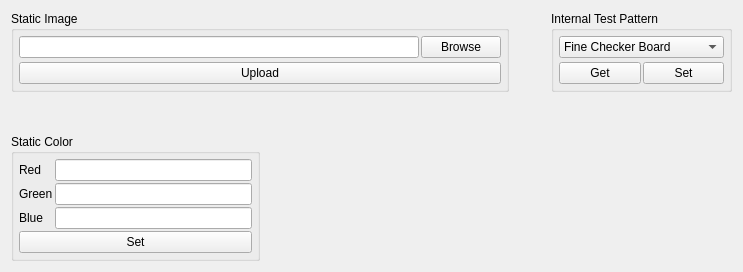
            <widget class="QWidget" name="tabTestPtn">
             <attribute name="title">
              <string>Static Image / Test Pattern</string>
             </attribute>
             <layout class="QGridLayout" name="gridLayout_6">
              <item row="0" column="0">
               <layout class="QGridLayout" name="gridLayout_5" columnstretch="2,0,2">
                <property name="spacing">
                 <number>2</number>
                </property>
                <item row="1" column="0">
                 <widget class="QGroupBox" name="staticImageGroup">
                  <property name="title">
                   <string>Static Image</string>
                  </property>
                  <layout class="QVBoxLayout" name="verticalLayout_8">
                   <property name="spacing">
                    <number>2</number>
                   </property>
                   <property name="leftMargin">
                    <number>5</number>
                   </property>
                   <property name="topMargin">
                    <number>5</number>
                   </property>
                   <property name="rightMargin">
                    <number>5</number>
                   </property>
                   <property name="bottomMargin">
                    <number>5</number>
                   </property>
                   <item>
                    <layout class="QHBoxLayout" name="horizontalLayout_16">
                     <property name="spacing">
                      <number>2</number>
                     </property>
                     <item>
                      <widget class="QLineEdit" name="staticImageFile">
                       <property name="minimumSize">
                        <size>
                         <width>400</width>
                         <height>0</height>
                        </size>
                       </property>
                       <property name="toolTip">
                        <string>BMP File path</string>
                       </property>
                      </widget>
                     </item>
                     <item>
                      <widget class="QPushButton" name="staticImageBrowseBut">
                       <property name="text">
                        <string>Browse</string>
                       </property>
                      </widget>
                     </item>
                    </layout>
                   </item>
                   <item>
                    <spacer name="verticalSpacer_32">
                     <property name="orientation">
                      <enum>Qt::Vertical</enum>
                     </property>
                     <property name="sizeType">
                      <enum>QSizePolicy::MinimumExpanding</enum>
                     </property>
                     <property name="sizeHint" stdset="0">
                      <size>
                       <width>20</width>
                       <height>2</height>
                      </size>
                     </property>
                    </spacer>
                   </item>
                   <item>
                    <widget class="QPushButton" name="pushButton">
                     <property name="text">
                      <string>Upload</string>
                     </property>
                    </widget>
                   </item>
                  </layout>
                 </widget>
                </item>
                <item row="1" column="2">
                 <widget class="QGroupBox" name="testPtnGroup">
                  <property name="title">
                   <string>Internal Test Pattern</string>
                  </property>
                  <layout class="QVBoxLayout" name="verticalLayout_14">
                   <property name="spacing">
                    <number>2</number>
                   </property>
                   <property name="leftMargin">
                    <number>5</number>
                   </property>
                   <property name="topMargin">
                    <number>5</number>
                   </property>
                   <property name="rightMargin">
                    <number>5</number>
                   </property>
                   <property name="bottomMargin">
                    <number>5</number>
                   </property>
                   <item>
                    <widget class="QComboBox" name="testPtnList">
                     <item>
                      <property name="text">
                       <string>Fine Checker Board</string>
                      </property>
                     </item>
                     <item>
                      <property name="text">
                       <string>Solid Black</string>
                      </property>
                     </item>
                     <item>
                      <property name="text">
                       <string>Solid White</string>
                      </property>
                     </item>
                     <item>
                      <property name="text">
                       <string>Solid Green</string>
                      </property>
                     </item>
                     <item>
                      <property name="text">
                       <string>Solid Blue</string>
                      </property>
                     </item>
                     <item>
                      <property name="text">
                       <string>Solid Red</string>
                      </property>
                     </item>
                     <item>
                      <property name="text">
                       <string>Vertical Lines</string>
                      </property>
                     </item>
                     <item>
                      <property name="text">
                       <string>Horizontal Lines</string>
                      </property>
                     </item>
                     <item>
                      <property name="text">
                       <string>Vertical Lines (Fine)</string>
                      </property>
                     </item>
                     <item>
                      <property name="text">
                       <string>Horizontal Lines (Fine)</string>
                      </property>
                     </item>
                     <item>
                      <property name="text">
                       <string>Diagonal Lines</string>
                      </property>
                     </item>
                     <item>
                      <property name="text">
                       <string>Vertical Gray Ramp</string>
                      </property>
                     </item>
                     <item>
                      <property name="text">
                       <string>Horizontal Gray Ramp</string>
                      </property>
                     </item>
                     <item>
                      <property name="text">
                       <string>ANSI 4x4 Checker Board</string>
                      </property>
                     </item>
                    </widget>
                   </item>
                   <item>
                    <spacer name="verticalSpacer_14">
                     <property name="orientation">
                      <enum>Qt::Vertical</enum>
                     </property>
                     <property name="sizeType">
                      <enum>QSizePolicy::MinimumExpanding</enum>
                     </property>
                     <property name="sizeHint" stdset="0">
                      <size>
                       <width>20</width>
                       <height>0</height>
                      </size>
                     </property>
                    </spacer>
                   </item>
                   <item>
                    <layout class="QHBoxLayout" name="horizontalLayout_17">
                     <item>
                      <widget class="QPushButton" name="testPtnGetBut">
                       <property name="text">
                        <string>Get</string>
                       </property>
                      </widget>
                     </item>
                     <item>
                      <widget class="QPushButton" name="testPtnSetBut">
                       <property name="text">
                        <string>Set</string>
                       </property>
                      </widget>
                     </item>
                    </layout>
                   </item>
                  </layout>
                 </widget>
                </item>
                <item row="1" column="1">
                 <spacer name="horizontalSpacer_3">
                  <property name="orientation">
                   <enum>Qt::Horizontal</enum>
                  </property>
                  <property name="sizeHint" stdset="0">
                   <size>
                    <width>40</width>
                    <height>20</height>
                   </size>
                  </property>
                 </spacer>
                </item>
                <item row="3" column="0">
                 <spacer name="verticalSpacer_13">
                  <property name="orientation">
                   <enum>Qt::Vertical</enum>
                  </property>
                  <property name="sizeType">
                   <enum>QSizePolicy::MinimumExpanding</enum>
                  </property>
                  <property name="sizeHint" stdset="0">
                   <size>
                    <width>20</width>
                    <height>0</height>
                   </size>
                  </property>
                 </spacer>
                </item>
                <item row="4" column="0">
                 <layout class="QHBoxLayout" name="horizontalLayout_11">
                  <item>
                   <widget class="QGroupBox" name="staticColorGroup">
                    <property name="toolTip">
                     <string>Fill Screen With Color (R,G,B)</string>
                    </property>
                    <property name="title">
                     <string>Static Color</string>
                    </property>
                    <layout class="QVBoxLayout" name="verticalLayout_13">
                     <property name="spacing">
                      <number>2</number>
                     </property>
                     <property name="leftMargin">
                      <number>5</number>
                     </property>
                     <property name="topMargin">
                      <number>5</number>
                     </property>
                     <property name="rightMargin">
                      <number>5</number>
                     </property>
                     <property name="bottomMargin">
                      <number>5</number>
                     </property>
                     <item>
                      <layout class="QFormLayout" name="formLayout_6">
                       <property name="horizontalSpacing">
                        <number>2</number>
                       </property>
                       <property name="verticalSpacing">
                        <number>2</number>
                       </property>
                       <item row="0" column="0">
                        <widget class="QLabel" name="staticColorRedLab">
                         <property name="text">
                          <string>Red</string>
                         </property>
                        </widget>
                       </item>
                       <item row="0" column="1">
                        <widget class="QLineEdit" name="staticColorRed">
                         <property name="toolTip">
                          <string>Range : 0 - 255</string>
                         </property>
                        </widget>
                       </item>
                       <item row="1" column="0">
                        <widget class="QLabel" name="staticColorGreenLab">
                         <property name="text">
                          <string>Green</string>
                         </property>
                        </widget>
                       </item>
                       <item row="1" column="1">
                        <widget class="QLineEdit" name="staticColorGreen">
                         <property name="toolTip">
                          <string>Range : 0 - 255</string>
                         </property>
                        </widget>
                       </item>
                       <item row="2" column="0">
                        <widget class="QLabel" name="staticColorBlueLab">
                         <property name="text">
                          <string>Blue</string>
                         </property>
                        </widget>
                       </item>
                       <item row="2" column="1">
                        <widget class="QLineEdit" name="staticColorBlue">
                         <property name="toolTip">
                          <string>Range : 0 - 255</string>
                         </property>
                        </widget>
                       </item>
                      </layout>
                     </item>
                     <item>
                      <spacer name="verticalSpacer_12">
                       <property name="orientation">
                        <enum>Qt::Vertical</enum>
                       </property>
                       <property name="sizeType">
                        <enum>QSizePolicy::MinimumExpanding</enum>
                       </property>
                       <property name="sizeHint" stdset="0">
                        <size>
                         <width>20</width>
                         <height>0</height>
                        </size>
                       </property>
                      </spacer>
                     </item>
                     <item>
                      <widget class="QPushButton" name="staticColorSetBut">
                       <property name="text">
                        <string>Set</string>
                       </property>
                      </widget>
                     </item>
                    </layout>
                   </widget>
                  </item>
                  <item>
                   <spacer name="horizontalSpacer_15">
                    <property name="orientation">
                     <enum>Qt::Horizontal</enum>
                    </property>
                    <property name="sizeHint" stdset="0">
                     <size>
                      <width>40</width>
                      <height>20</height>
                     </size>
                    </property>
                   </spacer>
                  </item>
                 </layout>
                </item>
                <item row="2" column="0">
                 <spacer name="verticalSpacer_17">
                  <property name="orientation">
                   <enum>Qt::Vertical</enum>
                  </property>
                  <property name="sizeHint" stdset="0">
                   <size>
                    <width>20</width>
                    <height>40</height>
                   </size>
                  </property>
                 </spacer>
                </item>
               </layout>
              </item>
              <item row="0" column="1">
               <spacer name="horizontalSpacer_4">
                <property name="orientation">
                 <enum>Qt::Horizontal</enum>
                </property>
                <property name="sizeType">
                 <enum>QSizePolicy::MinimumExpanding</enum>
                </property>
                <property name="sizeHint" stdset="0">
                 <size>
                  <width>0</width>
                  <height>20</height>
                 </size>
                </property>
               </spacer>
              </item>
              <item row="1" column="0">
               <spacer name="verticalSpacer_15">
                <property name="orientation">
                 <enum>Qt::Vertical</enum>
                </property>
                <property name="sizeType">
                 <enum>QSizePolicy::MinimumExpanding</enum>
                </property>
                <property name="sizeHint" stdset="0">
                 <size>
                  <width>20</width>
                  <height>0</height>
                 </size>
                </property>
               </spacer>
              </item>
             </layout>
            </widget>
